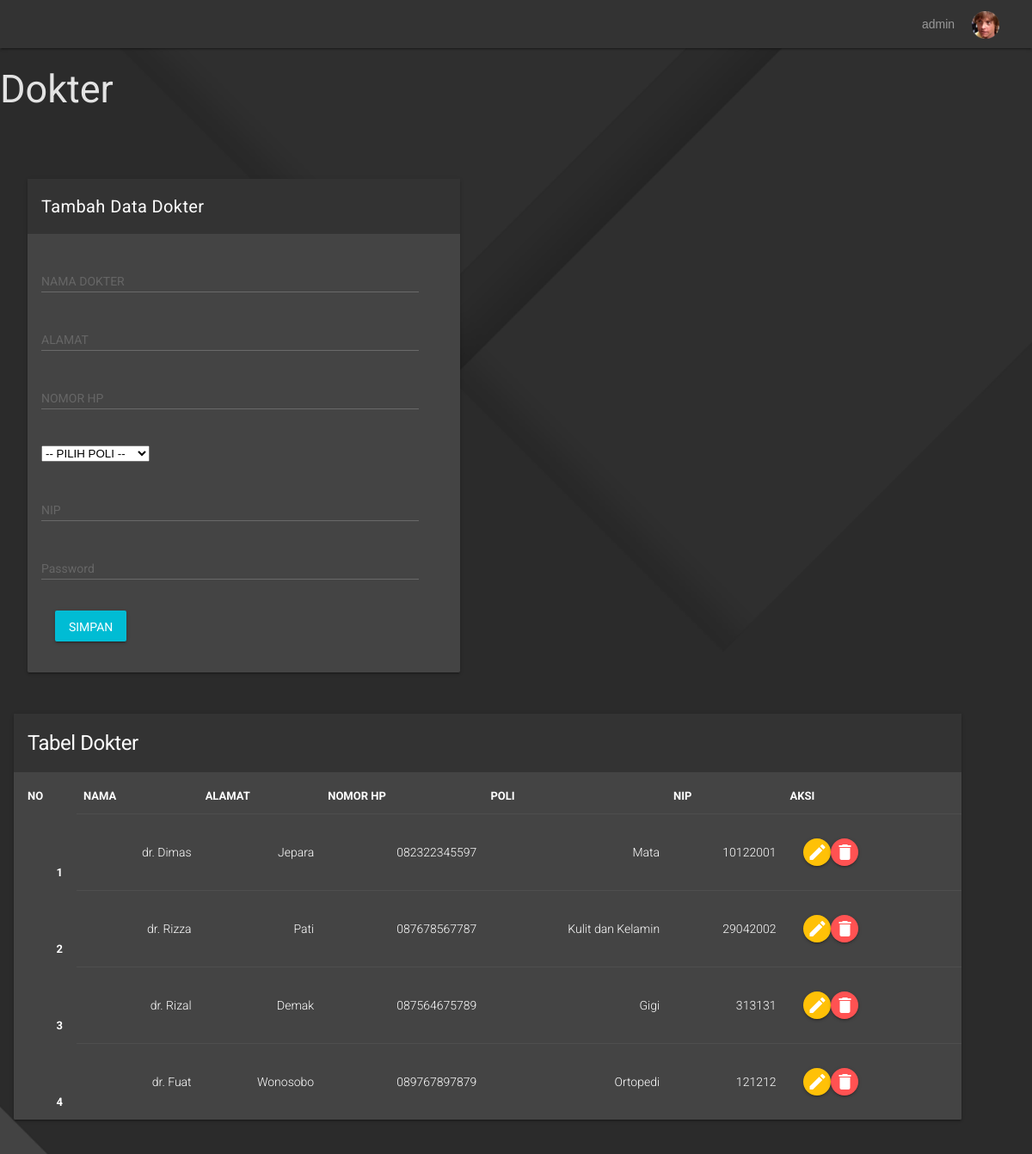
Screenshot of /dashboard.php?page=dokter (signed in) with the database file from the repository.
### tables this page shows
CREATE TABLE `dokter` (
  `id` int(11) UNSIGNED NOT NULL,
  `nama` varchar(255) NOT NULL,
  `alamat` varchar(255) NOT NULL,
  `no_hp` varchar(50) NOT NULL,
  `id_poli` int(11) UNSIGNED NOT NULL,
  `nip` varchar(50) NOT NULL,
  `password` varchar(255) NOT NULL
);

CREATE TABLE `poli` (
  `id` int(11) UNSIGNED NOT NULL,
  `nama_poli` varchar(255) NOT NULL,
  `keterangan` text NOT NULL
);

### dokter.php (the view, shortened to what this page needs)
<div class="mdl-grid mdl-cell mdl-cell--6-col-desktop mdl-cell--6-col-tablet mdl-cell--4-col-phone mdl-cell--top">
    <div class="mdl-cell mdl-cell--12-col-desktop mdl-cell--12-col-tablet mdl-cell--4-col-phone">
        <div class="mdl-card mdl-shadow--2dp">
            <div class="mdl-card__title">
                <h5 class="mdl-card__title-text text-color--white">Tambah Data Dokter</h5>
            </div>
            <div class="mdl-card__supporting-text">
                <form class="form form--basic" method="POST" action="" name="myForm" onsubmit="return(validate());">
                <?php
                $nama = '';
                $alamat = '';
                $no_hp = '';
                $nip = '';
                $password = '';
                ?>
                    <div class="mdl-grid">
                        <div class="mdl-cell mdl-cell--12-col-desktop mdl-cell--12-col-tablet mdl-cell--4-col-phone form__article">
                            <div class="mdl-textfield mdl-js-textfield full-size">
                                <input class="mdl-textfield__input" type="text" id="inputNama" name="nama"  value="<?php echo $nama ?>">
                                <label class="mdl-textfield__label" for="inputNama">NAMA DOKTER</label>
                            </div>
                            <div class="mdl-textfield mdl-js-textfield full-size">
                                <input class="mdl-textfield__input" type="text" id="inputAlamat" name="alamat" value="<?php echo $alamat ?>">
                                <label class="mdl-textfield__label" for="inputAlamat">ALAMAT</label>
                            </div>
                            <div class="mdl-textfield mdl-js-textfield full-size">
                                <input class="mdl-textfield__input" type="number" id="inputNohp" name="no_hp" value="<?php echo $no_hp ?>">
                                <label class="mdl-textfield__label" for="inputNohp">NOMOR HP</label>
                            </div>
                            <div class="mdl-textfield mdl-js-textfield full-size">
                                <select class="form-select" id="inputPoli" name="id_poli" aria-label="Default select example">
                                    <option selected>-- PILIH POLI --</option>
                                </select>
                            </div>
                            <div class="mdl-textfield mdl-js-textfield full-size">
                                <input class="mdl-textfield__input" type="text" id="inputNip" name="nip" value="<?php echo $nip ?>">
                                <label class="mdl-textfield__label" for="inputNip">NIP</label>
                            </div>
                            <div class="mdl-textfield mdl-js-textfield full-size">
                                <input class="mdl-textfield__input" type="password" id="inputPassword" name="password" value="<?php echo $password ?>">
                                <label class="mdl-textfield__label" for="inputPassword">Password</label>
                            </div>
                            <li class="mdl-list__item">
                                <button type="submit" name="simpan" class="mdl-button mdl-js-button mdl-button--raised mdl-js-ripple-effect button--colored-light-blue">
                                    Simpan
                                </button>
                            </li>
                        </div>
                    </div>
                </form>
            </div>
        </div>
    </div>
</div>
<div class="mdl-grid ui-tables">
    <div class="mdl-cell mdl-cell--12-col-desktop mdl-cell--12-col-tablet mdl-cell--4-col-phone">
        <div class="mdl-card mdl-shadow--2dp">
            <div class="mdl-card__title">
                <h1 class="mdl-card__title-text">Tabel Dokter</h1>
            </div>
            <div class="mdl-card__supporting-text no-padding">
                <table class="mdl-data-table mdl-js-data-table">
                    <thead>
                        <tr>
                            <th class="mdl-data-table__cell--non-numeric">NO</th>
                            <th class="mdl-data-table__cell--non-numeric">NAMA</th>
                            <th class="mdl-data-table__cell--non-numeric">ALAMAT</th>
                            <th class="mdl-data-table__cell--non-numeric">NOMOR HP</th>
                            <th class="mdl-data-table__cell--non-numeric">POLI</th>
                            <th class="mdl-data-table__cell--non-numeric">NIP</th>
                            <th class="mdl-data-table__cell--non-numeric">AKSI</th>
                    </thead>
                    <tbody>
                    <?php
                        $result = mysqli_query($mysqli, "SELECT dokter.*, poli.nama_poli AS nama_poli FROM dokter JOIN poli ON dokter.id_poli = poli.id");
                        $no = 1;
                        while ($data = mysqli_fetch_array($result)) {
                    ?>
                        <tr>
                        <th scope="row"><?php echo $no++ ?></th>
                        <td><?php echo $data['nama'] ?></td>
                        <td><?php echo $data['alamat'] ?></td>
                        <td><?php echo $data['no_hp'] ?></td>
                        <td><?php echo $data['nama_poli'] ?></td>
                        <td><?php echo $data['nip'] ?></td>
                            <td>
                                    <li class="mdl-list__item">
                                        <a href="dashboard.php?page=dokter&id=<?php echo $data['id'] ?>">
                                            <button class="mdl-button mdl-js-button mdl-button--icon mdl-button--raised mdl-js-ripple-effect button--colored-orange">
                                                <i class="material-icons">edit</i>
                                            </button>
                                        </a>
                                        <a href="dashboard.php?page=dokter&id=<?php echo $data['id'] ?>&aksi=hapus">
                                            <button class="mdl-button mdl-js-button mdl-button--icon mdl-button--raised mdl-js-ripple-effect button--colored-red">
                                                <i class="material-icons">delete</i>
                                            </button>
                                        </a>
                                    </li>
                            </td>
                        </tr>
                        <?php
                            }
                        ?>
                    </tbody>
                </table>
            </div>
        </div>
    </div>
</div>

### rows the page displays
dokter: nama "dr. Dimas", alamat "Jepara", no_hp "082322345597", id_poli.nama_poli "Mata", nip "10122001"
dokter: nama "dr. Rizza", alamat "Pati", no_hp "087678567787", id_poli.nama_poli "Kulit dan Kelamin", nip "29042002"
dokter: nama "dr. Rizal", alamat "Demak", no_hp "087564675789", id_poli.nama_poli "Gigi", nip "313131"
dokter: nama "dr. Fuat", alamat "Wonosobo", no_hp "089767897879", id_poli.nama_poli "Ortopedi", nip "121212"

### other values shown
$_SESSION['username'] "admin"
$_GET['page'] "Dokter"
